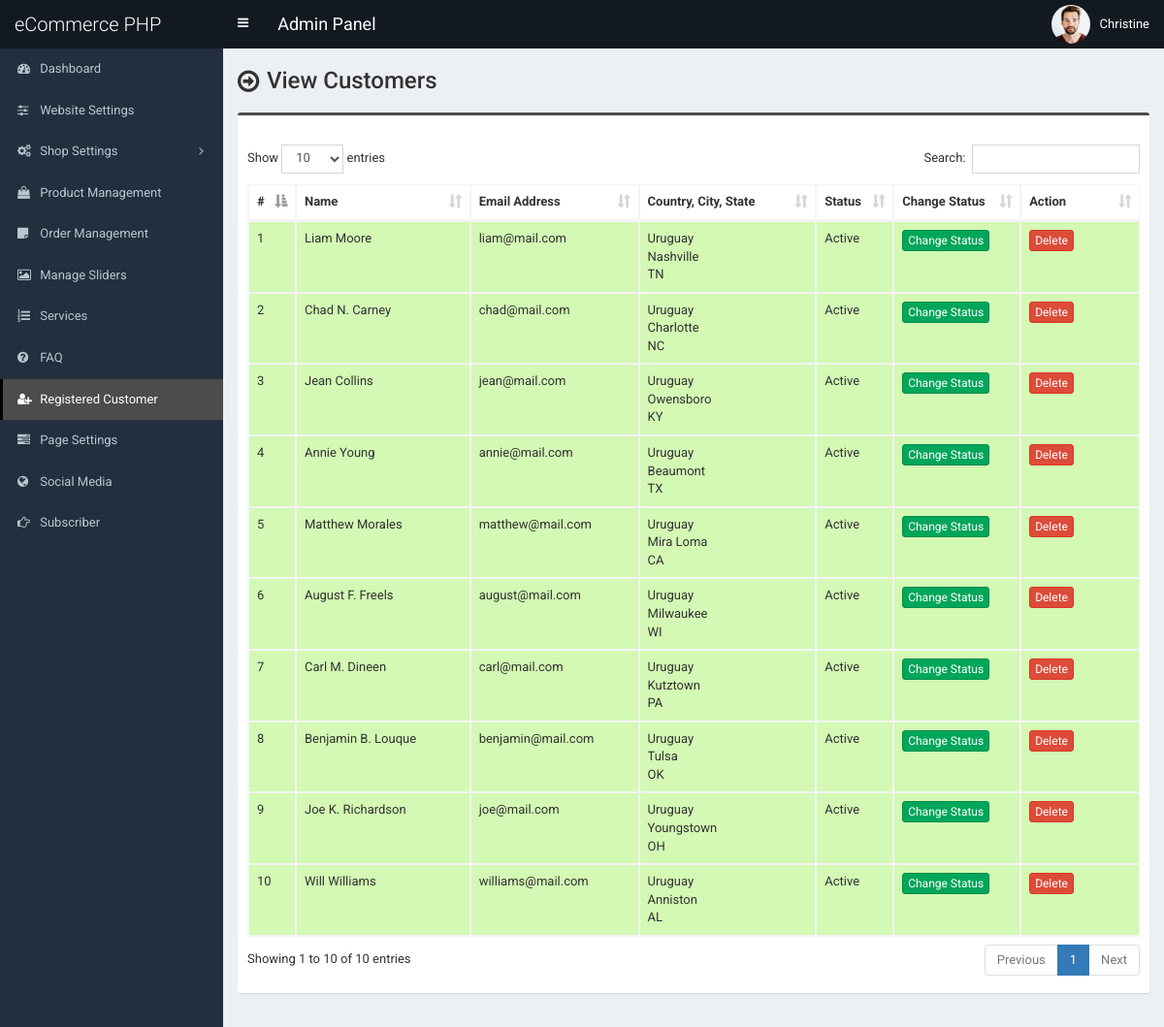
Before: /admin/customer.php (signed in) with the older database file.
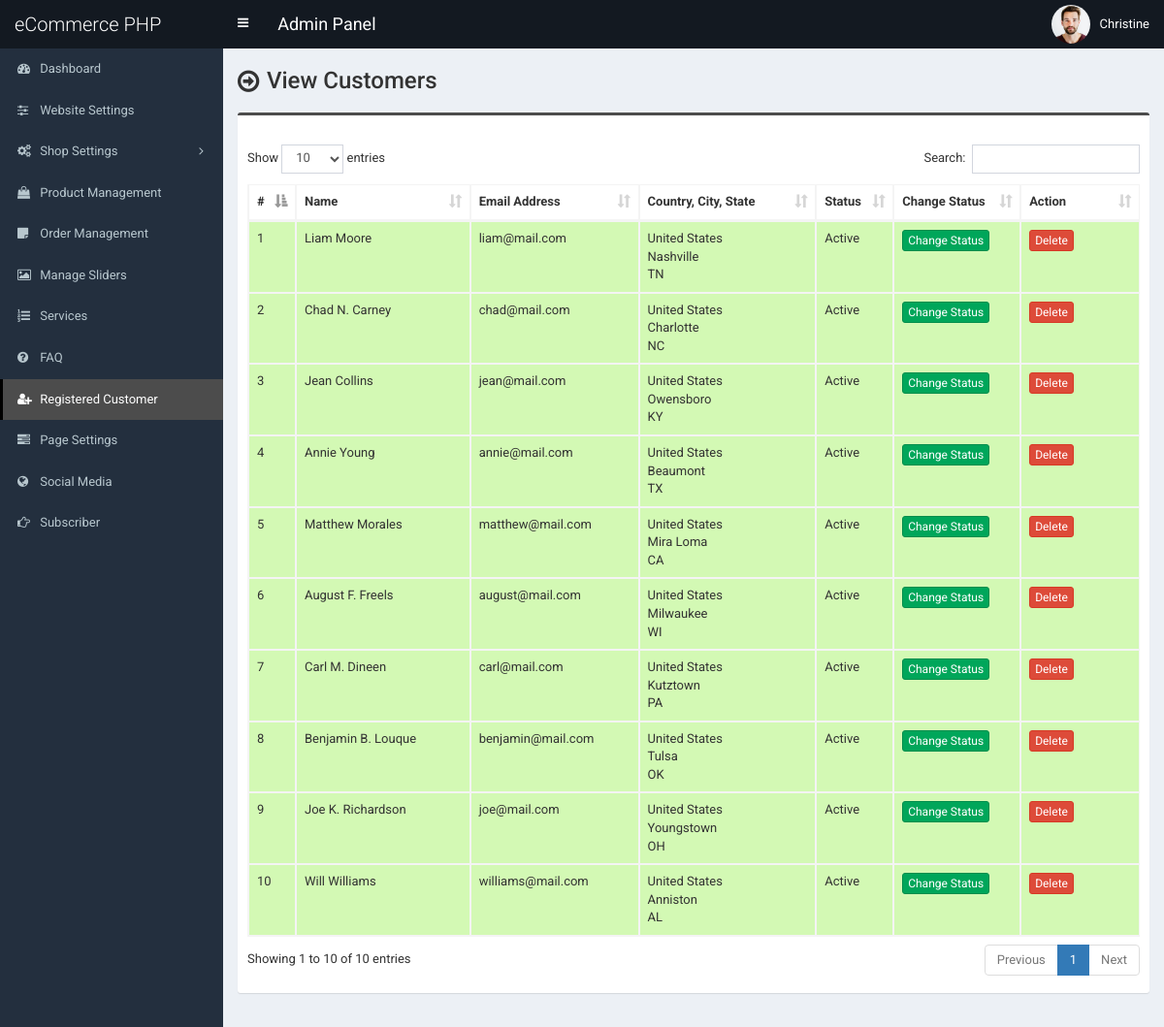
After: the same page with the newer database file.
### tables this page shows
CREATE TABLE `tbl_customer` (
  `cust_id` int(11) NOT NULL,
  `cust_name` varchar(100) NOT NULL,
  `cust_cname` varchar(100) NOT NULL,
  `cust_email` varchar(100) NOT NULL,
  `cust_phone` varchar(50) NOT NULL,
  `cust_country` int(11) NOT NULL,
  `cust_address` text NOT NULL,
  `cust_city` varchar(100) NOT NULL,
  `cust_state` varchar(100) NOT NULL,
  `cust_zip` varchar(30) NOT NULL,
  `cust_b_name` varchar(100) NOT NULL,
  `cust_b_cname` varchar(100) NOT NULL,
  `cust_b_phone` varchar(50) NOT NULL,
  `cust_b_country` int(11) NOT NULL,
  `cust_b_address` text NOT NULL,
  `cust_b_city` varchar(100) NOT NULL,
  `cust_b_state` varchar(100) NOT NULL,
  `cust_b_zip` varchar(30) NOT NULL,
  `cust_s_name` varchar(100) NOT NULL,
  `cust_s_cname` varchar(100) NOT NULL,
  `cust_s_phone` varchar(50) NOT NULL,
  `cust_s_country` int(11) NOT NULL,
  `cust_s_address` text NOT NULL,
  `cust_s_city` varchar(100) NOT NULL,
  `cust_s_state` varchar(100) NOT NULL,
  `cust_s_zip` varchar(30) NOT NULL,
  `cust_password` varchar(100) NOT NULL,
  `cust_token` varchar(255) NOT NULL,
  `cust_datetime` varchar(100) NOT NULL,
  `cust_timestamp` varchar(100) NOT NULL,
  `cust_status` int(1) NOT NULL
);

CREATE TABLE `tbl_country` (
  `country_id` int(11) NOT NULL AUTO_INCREMENT,
  `country_name` varchar(100) NOT NULL DEFAULT '',
  PRIMARY KEY (`country_id`)
  );

### admin/customer.php (the view, shortened to what this page needs)
<?php require_once('header.php'); ?>
<section class="content-header">
	<div class="content-header-left">
		<h1>View Customers</h1>
	</div>
</section>
<section class="content">
	<div class="row">
		<div class="col-md-12">
			<div class="box box-info">
				<div class="box-body table-responsive">
					<table id="example1" class="table table-bordered table-hover table-striped">
						<thead>
							<tr>
								<th width="10">#</th>
								<th width="180">Name</th>
								<th width="150">Email Address</th>
								<th width="180">Country, City, State</th>
								<th>Status</th>
								<th width="100">Change Status</th>
								<th width="100">Action</th>
							</tr>
						</thead>
						<tbody>
							<?php
							$i=0;
							$statement = $pdo->prepare("SELECT *
														FROM tbl_customer t1
														JOIN tbl_country t2
														ON t1.cust_country = t2.country_id
													");
							$statement->execute();
							$result = $statement->fetchAll(PDO::FETCH_ASSOC);
							foreach ($result as $row) {
								$i++;
								?>
								<tr class="<?php if($row['cust_status']==1) {echo 'bg-g';}else {echo 'bg-r';} ?>">
									<td><?php echo $i; ?></td>
									<td><?php echo $row['cust_name']; ?></td>
									<td><?php echo $row['cust_email']; ?></td>
									<td>
										<?php echo $row['country_name']; ?><br>
										<?php echo $row['cust_city']; ?><br>
										<?php echo $row['cust_state']; ?>
									</td>
									<td><?php if($row['cust_status']==1) {echo 'Active';} else {echo 'Inactive';} ?></td>
									<td>
										<a href="customer-change-status.php?id=<?php echo $row['cust_id']; ?>" class="btn btn-success btn-xs">Change Status</a>
									</td>
									<td>
										<a href="#" class="btn btn-danger btn-xs" data-href="customer-delete.php?id=<?php echo $row['cust_id']; ?>" data-toggle="modal" data-target="#confirm-delete">Delete</a>
									</td>
								</tr>
								<?php
							}
							?>
						</tbody>
					</table>
				</div>
			</div>
		</div>
	</div>
</section>
<?php require_once('footer.php'); ?>

### admin/header.php (shortened to what this page needs)
<!DOCTYPE html>
<html>
<head>
	<link rel="stylesheet" href="css/bootstrap.min.css">
	<link rel="stylesheet" href="css/font-awesome.min.css">
	<link rel="stylesheet" href="css/ionicons.min.css">
	<link rel="stylesheet" href="css/datepicker3.css">
	<link rel="stylesheet" href="css/all.css">
	<link rel="stylesheet" href="css/select2.min.css">
	<link rel="stylesheet" href="css/dataTables.bootstrap.css">
	<link rel="stylesheet" href="css/jquery.fancybox.css">
	<link rel="stylesheet" href="css/AdminLTE.min.css">
	<link rel="stylesheet" href="css/_all-skins.min.css">
	<link rel="stylesheet" href="css/on-off-switch.css"/>
	<link rel="stylesheet" href="css/summernote.css">
	<link rel="stylesheet" href="style.css">
</head>
<body class="hold-transition fixed skin-blue sidebar-mini">
	<div class="wrapper">
		<header class="main-header">
			<a href="index.php" class="logo">
				<span class="logo-lg">eCommerce PHP</span>
			</a>
			<nav class="navbar navbar-static-top">
				<a href="#" class="sidebar-toggle" data-toggle="offcanvas" role="button">
				</a>
				<span style="float:left;line-height:50px;color:#fff;padding-left:15px;font-size:18px;">Admin Panel</span>
				<div class="navbar-custom-menu">
					<ul class="nav navbar-nav">
						<li class="dropdown user user-menu">
							<a href="#" class="dropdown-toggle" data-toggle="dropdown">
								<img src="../assets/uploads/<?php echo $_SESSION['user']['photo']; ?>" class="user-image" alt="User Image">
								<span class="hidden-xs"><?php echo $_SESSION['user']['full_name']; ?></span>
							</a>
						</li>
					</ul>
				</div>
			</nav>
		</header>
  		<?php $cur_page = substr($_SERVER["SCRIPT_NAME"],strrpos($_SERVER["SCRIPT_NAME"],"/")+1); ?>
  		<aside class="main-sidebar">
    		<section class="sidebar">
      			<ul class="sidebar-menu">
			        <li class="treeview <?php if($cur_page == 'index.php') {echo 'active';} ?>">
			          <a href="index.php">
			            <i class="fa fa-dashboard"></i> <span>Dashboard</span>
			          </a>
			        </li>
			        <li class="treeview <?php if( ($cur_page == 'settings.php') ) {echo 'active';} ?>">
			          <a href="settings.php">
			            <i class="fa fa-sliders"></i> <span>Website Settings</span>
			          </a>
			        </li>
                    <li class="treeview <?php if( ($cur_page == 'size.php') || ($cur_page == 'size-add.php') || ($cur_page == 'size-edit.php') || ($cur_page == 'color.php') || ($cur_page == 'color-add.php') || ($cur_page == 'color-edit.php') || ($cur_page == 'country.php') || ($cur_page == 'country-add.php') || ($cur_page == 'country-edit.php') || ($cur_page == 'shipping-cost.php') || ($cur_page == 'shipping-cost-edit.php') || ($cur_page == 'top-category.php') || ($cur_page == 'top-category-add.php') || ($cur_page == 'top-category-edit.php') || ($cur_page == 'mid-category.php') || ($cur_page == 'mid-category-add.php') || ($cur_page == 'mid-category-edit.php') || ($cur_page == 'end-category.php') || ($cur_page == 'end-category-add.php') || ($cur_page == 'end-category-edit.php') ) {echo 'active';} ?>">
                        <a href="#">
                            <i class="fa fa-cogs"></i>
                            <span>Shop Settings</span>
                            <span class="pull-right-container">
								<i class="fa fa-angle-left pull-right"></i>
							</span>
                        </a>
                    </li>
                    <li class="treeview <?php if( ($cur_page == 'product.php') || ($cur_page == 'product-add.php') || ($cur_page == 'product-edit.php') ) {echo 'active';} ?>">
                        <a href="product.php">
                            <i class="fa fa-shopping-bag"></i> <span>Product Management</span>
                        </a>
                    </li>
                    <li class="treeview <?php if( ($cur_page == 'order.php') ) {echo 'active';} ?>">
                        <a href="order.php">
                            <i class="fa fa-sticky-note"></i> <span>Order Management</span>
                        </a>
                    </li>
                     <li class="treeview <?php if( ($cur_page == 'slider.php') ) {echo 'active';} ?>">
			          <a href="slider.php">
			            <i class="fa fa-picture-o"></i> <span>Manage Sliders</span>
			          </a>
			        </li>
			        <li class="treeview <?php if( ($cur_page == 'service.php') ) {echo 'active';} ?>">
			          <a href="service.php">
			            <i class="fa fa-list-ol"></i> <span>Services</span>
			          </a>
			        </li>
			      			        <li class="treeview <?php if( ($cur_page == 'faq.php') ) {echo 'active';} ?>">
			          <a href="faq.php">
			            <i class="fa fa-question-circle"></i> <span>FAQ</span>
			          </a>
			        </li>
						<li class="treeview <?php if( ($cur_page == 'customer.php') || ($cur_page == 'customer-add.php') || ($cur_page == 'customer-edit.php') ) {echo 'active';} ?>">
			          <a href="customer.php">
			            <i class="fa fa-user-plus"></i> <span>Registered Customer</span>
			          </a>
			        </li>
			        <li class="treeview <?php if( ($cur_page == 'page.php') ) {echo 'active';} ?>">
			          <a href="page.php">
			            <i class="fa fa-tasks"></i> <span>Page Settings</span>
			          </a>
			        </li>
			        <li class="treeview <?php if( ($cur_page == 'social-media.php') ) {echo 'active';} ?>">
			          <a href="social-media.php">
			            <i class="fa fa-globe"></i> <span>Social Media</span>
			          </a>
			        </li>
			        <li class="treeview <?php if( ($cur_page == 'subscriber.php')||($cur_page == 'subscriber.php') ) {echo 'active';} ?>">
			          <a href="subscriber.php">
			            <i class="fa fa-hand-o-right"></i> <span>Subscriber</span>
			          </a>
			        </li>
      			</ul>
    		</section>
  		</aside>
  		<div class="content-wrapper">

### admin/footer.php (shortened to what this page needs)
		</div>
	</div>
</body>
</html>

### admin/style.css (style rules this page uses)
body { font-size: 13px; font-family: "Roboto", sans-serif; }
.navbar-nav > .user-menu .user-image { width: 40px; height: 40px; margin-top: -10px; }
.content-header > h1, .content-header .content-header-left h1 { font-family: "Roboto", sans-serif; }
.main-header .logo { text-align: left; }
.main-header .logo .logo-lg { font-family: "Roboto", sans-serif; }
.box-info { padding-top: 20px; }
.sidebar-menu li > a > .pull-right-container > .fa-angle-left:before { content: "\f105"; }
.content-header { overflow: hidden; }
.content-header .content-header-left { float: left; padding-top: 5px; }
.content-header .content-header-left h1 { margin-top: 0; margin-bottom: 0; padding-left: 30px; padding-bottom: 5px; font-size: 24px; position: relative; }
.content-header .content-header-left h1:before { position: absolute; top: 0; left: 0; font-family: "FontAwesome", sans-serif; font-size: 26px; content: "\f18e"; }
.skin-blue .sidebar-menu > li:hover > a, .skin-blue .sidebar-menu > li.active > a { color: #fff; background: #3c8dbc; border-left-color: #3c8dbc; }
.skin-blue .main-header .logo, .skin-blue .main-header .logo:hover, .skin-blue .main-header .navbar, .skin-blue .main-header .navbar .sidebar-toggle:hover { background-color: #131921; }
.skin-blue .sidebar-menu > li:hover > a, .skin-blue .sidebar-menu > li.active > a { background-color: #4c4c4c; border-left-color: #000000; }
.box.box-info { border-top-color: #4c4c4c; }
.bg-g { background: #d3f9b4 !important; }

Changed rows visible on the page:
changed through a linked row, tbl_customer "Liam Moore": tbl_country.country_name "Uruguay" → "United States"
changed through a linked row, tbl_customer "Chad N. Carney": tbl_country.country_name "Uruguay" → "United States"
changed through a linked row, tbl_customer "Jean Collins": tbl_country.country_name "Uruguay" → "United States"
changed through a linked row, tbl_customer "Annie Young": tbl_country.country_name "Uruguay" → "United States"
changed through a linked row, tbl_customer "Matthew Morales": tbl_country.country_name "Uruguay" → "United States"
changed through a linked row, tbl_customer "August F. Freels": tbl_country.country_name "Uruguay" → "United States"
changed through a linked row, tbl_customer "Carl M. Dineen": tbl_country.country_name "Uruguay" → "United States"
changed through a linked row, tbl_customer "Benjamin B. Louque": tbl_country.country_name "Uruguay" → "United States"
changed through a linked row, tbl_customer "Joe K. Richardson": tbl_country.country_name "Uruguay" → "United States"
changed through a linked row, tbl_customer "Will Williams": tbl_country.country_name "Uruguay" → "United States"
